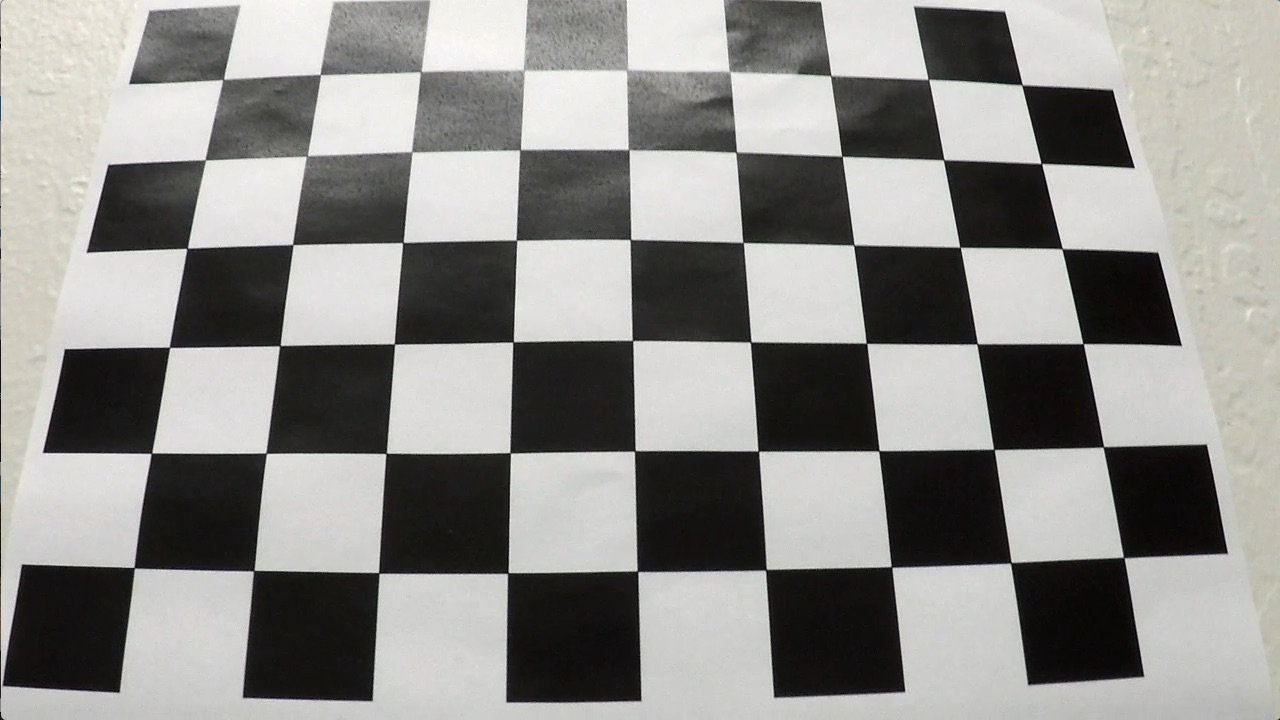
#> input picture output_images/calibration3.jpg, 1280 x 720 px
$ python -i advanced_lane_lines.MASTER.py   (imports and definitions only)   (older library calls are emulated)
#> lines starting #> are read from the running program, lines starting #| are printed output that depends on the picture; after the words box and inside, x2 and y2 are one past the last pixel; in counts of white or black regions, pixels touching at a corner belong together
import numpy as np
import matplotlib.pyplot as plt
import matplotlib.image as mpimg
import glob
import cv2

from os import listdir
from os.path import isfile, join

from moviepy.editor import VideoFileClip

# [72 lines left out: function get_cameracalib, not called in this run]

def RGBconvimg (img, method = 'gray'):
    """
    Function for color transformation of image 'img' according to 'method'

    Input: Image 'img', color transformation method 'method'
    Output: The transformed image 'cvtimg'
    """
#> called with method = 'hls,l'
    cvtimg = {
        'hls':  lambda img: cv2.cvtColor(img, cv2.COLOR_RGB2HLS),
        'hls,h':  lambda img: cv2.cvtColor(img, cv2.COLOR_RGB2HLS)[:,:,0],
        'hls,l':  lambda img: cv2.cvtColor(img, cv2.COLOR_RGB2HLS)[:,:,1],
        'hls,s':  lambda img: cv2.cvtColor(img, cv2.COLOR_RGB2HLS)[:,:,2],
        'hsv':  lambda img: cv2.cvtColor(img, cv2.COLOR_RGB2HSV),
        'hsv,h':  lambda img: cv2.cvtColor(img, cv2.COLOR_RGB2HSV)[:,:,0],
        'hsv,s':  lambda img: cv2.cvtColor(img, cv2.COLOR_RGB2HSV)[:,:,1],
        'hsv,v':  lambda img: cv2.cvtColor(img, cv2.COLOR_RGB2HSV)[:,:,2],
        'bgr':  lambda img: cv2.cvtColor(img, cv2.COLOR_RGB2BGR),
        'gray': lambda img: cv2.cvtColor(img, cv2.COLOR_RGB2GRAY)
    }[method](img)

    return cvtimg

# [138 lines left out: functions calc_curvature, calc_xoffset, plotimg, plot2img, plot_lanelines, gen_img_w_marks, not called in this run]


def abs_sobel_thresh(img, orient='x', sobel_kernel=3, thresh=(0,255), method='gray'):
    """
    Edge detection in x or y direction with according color transformation in certain threshold region

    Input: RGB image 'img', the detection direction 'orient', filter size 'sobel_kernel',
           threshold range 'thresh', color transformation 'method'
    Output: Binary filtered image 'binary_output'
    """
    # Color transformation
    gray = RGBconvimg(img, method=method)
    # Edge detection according to orientation with chosen filter size
    if orient == 'x':
        devimg = cv2.Sobel(gray, cv2.CV_64F, 1, 0, ksize=sobel_kernel)
    elif orient== 'y':
        devimg = cv2.Sobel(gray, cv2.CV_64F, 0, 1, ksize=sobel_kernel)

    # Transformation into image data
    devimg = np.absolute(devimg)
    devimg = np.uint8(255*devimg/np.max(devimg))

    # Filtering based upon threshold range
    binary_output = np.zeros_like(devimg)
    binary_output[(devimg >= thresh[0]) & (devimg <= thresh[1])] = 1

    return binary_output

def mag_thresh(img, sobel_kernel=3, mag_thresh=(0, 255), method='gray'):
    """
    Magnitude calculation of x- and y-edges with according color transformation in certain threshold region

    Input: RGB image 'img', filter size 'sobel_kernel', threshold range 'mag_thresh', color transformation 'method'
    Output: Magnitude binary filtered image 'binary_output'
    """
    # Color transformation
    gray = RGBconvimg(img, method=method)
    # Edge detection in x- and y-direction
    devximg = cv2.Sobel(gray, cv2.CV_64F, 1, 0, ksize=sobel_kernel)
    devyimg = cv2.Sobel(gray, cv2.CV_64F, 0, 1, ksize=sobel_kernel)

    # Magnitude of edge detection calculation and transformation into image data
    absimg = np.sqrt(devximg**2 + devyimg**2 )
    absimg = np.uint8(255*absimg/np.max(absimg))

    # Filtering based upon threshold range
    binary_output = np.zeros_like(absimg)
    binary_output[(absimg >= mag_thresh[0]) & (absimg <= mag_thresh[1])] = 1

    return binary_output

def dir_threshold(img, sobel_kernel=3, dir_thresh=(0, np.pi/2), method='gray'):
    """
    Edge direction calculation with according color transformation in certain threshold region

    Input: RGB image 'img', filter size 'sobel_kernel', threshold range 'dir_thresh', color transformation 'method'
    Output: Edge direction filtered image 'binary_output'
    """
    # Color transformation
    gray = RGBconvimg(img, method=method)
    # Edge detection in x- and y-direction
    devximg = cv2.Sobel(gray, cv2.CV_64F, 1, 0, ksize=sobel_kernel)
    devyimg = cv2.Sobel(gray, cv2.CV_64F, 0, 1, ksize=sobel_kernel)

    # Calculation of direction of the edges
    absximg = np.absolute(devximg)
    absyimg = np.absolute(devyimg)
    dirdevimg = np.arctan2(absyimg, absximg)

    # Filtering based upon direction threshold range
    binary_output = np.zeros_like(dirdevimg)
    binary_output[(dirdevimg >= dir_thresh[0]) & (dirdevimg <= dir_thresh[1])] = 1

    return binary_output

def cut_region_of_interest(img, filterframe):
    """
    Cutting off regions in an image which are not of interest

    Input: Image 'img', frame 'filterframe' surrounding region of interest
    Output: Image 'masked_image'
    """
    mask = np.zeros_like(img)

    # Filter value
    ignore_mask_color = 1.0

    # Filling pixels inside the polygon defined by 'filterframe' with the filter value
    cv2.fillPoly(mask, filterframe, ignore_mask_color)

    # Returning the image only where mask pixels are nonzero
    masked_image = cv2.bitwise_and(img, mask)

    return masked_image


# [54 lines left out: function playground_grad_color, not called in this run]

def my_grad_color_filter (image):
    """
    Filter and color transformation showing most promising results

    Input: RGB Image 'image'
    Output: Binary filtered image 'combined'
    """
    ### First filter definition based upon the l-layer of hls transformation
    method = 'hls,l'
    # Filtering l-image with similar parameters of lecture
    gradx_hls_l = abs_sobel_thresh(image, orient='x', sobel_kernel=3, thresh=(20, 100), method=method)
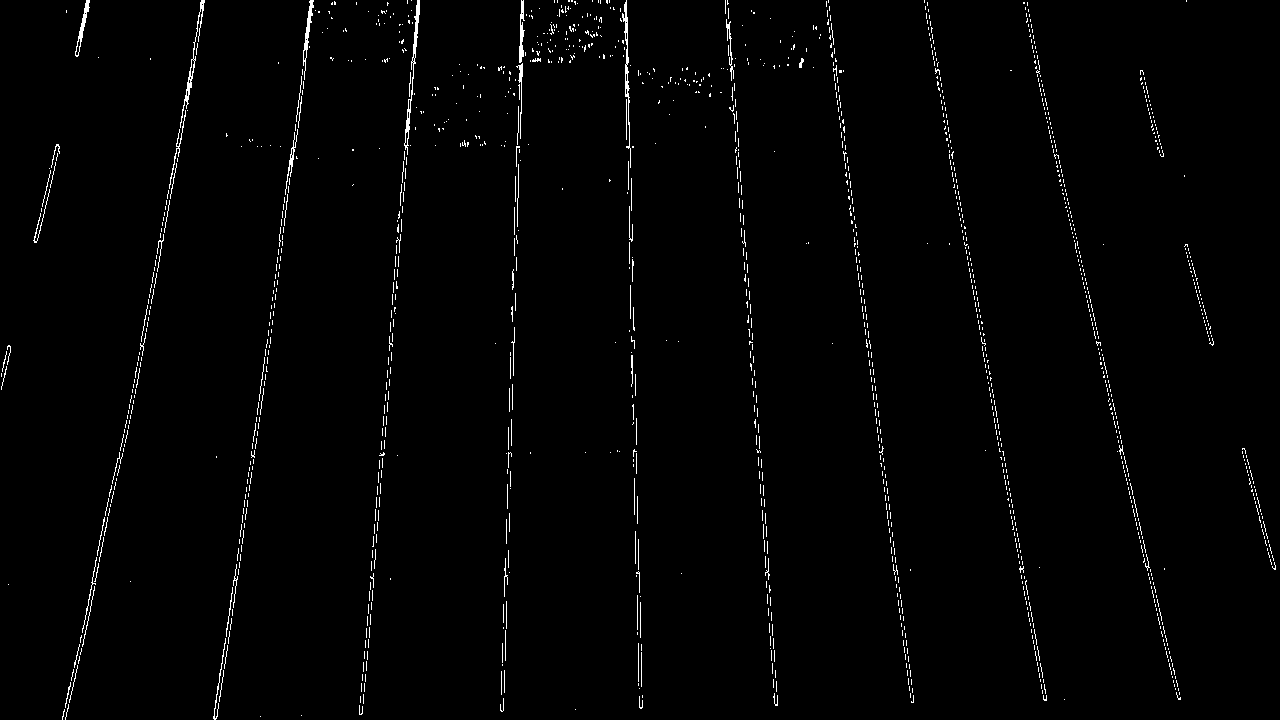
#> gradx_hls_l: shape (720, 1280); values 0 (black) and 1 (white), 1.4% white in thin lines or dots
    grady_hls_l = abs_sobel_thresh(image, orient='y', sobel_kernel=3, thresh=(20, 100), method=method)
#> grady_hls_l: shape (720, 1280); values 0 (black) and 1 (white), 2.5% white in thin lines or dots
    mag_binary_hls_l = mag_thresh(image, sobel_kernel=3, mag_thresh=(30,100), method=method)
#> mag_binary_hls_l: shape (720, 1280); values 0 (black) and 1 (white), 2.4% white in thin lines or dots
    dir_binary_hls_l = dir_threshold(image, sobel_kernel=15, dir_thresh=(0.7, 1.3), method=method)
#> dir_binary_hls_l: shape (720, 1280) float64; values 0 (black) and 1 (white), 32.3% white in thin lines or dots
    # Combining filters like lecture as they showed best result
    combined_hls_l  = np.zeros_like(dir_binary_hls_l)
    combined_hls_l[((gradx_hls_l == 1) & (grady_hls_l == 1)) | ((mag_binary_hls_l == 1) & (dir_binary_hls_l == 1))] = 1
    ### Second filter definition based upon the s-layer of hls transformation
    method = 'hls,s'
    # Filtering s-image, parameter of gradients have been lowered for better results
    gradx_hls_s = abs_sobel_thresh(image, orient='x', sobel_kernel=3, thresh=(5, 100), method=method)
#> gradx_hls_s: shape (720, 1280); values 0 (black) and 1 (white), 16.3% white in thin lines or dots
    grady_hls_s = abs_sobel_thresh(image, orient='y', sobel_kernel=3, thresh=(5, 100), method=method)
#> grady_hls_s: shape (720, 1280); values 0 (black) and 1 (white), 26.6% white; 7316 white regions (5751 under 20 px), largest, box (x1, y1, x2, y2) and area: (866, 218, 1274, 652) 35183, (88, 541, 638, 612) 8333, (938, 46, 1184, 136) 5305
    mag_binary_hls_s = mag_thresh(image, sobel_kernel=3, mag_thresh=(30,100), method=method)
#> mag_binary_hls_s: shape (720, 1280); values 0 (black) and 1 (white), 1.2% white in thin lines or dots
    dir_binary_hls_s = dir_threshold(image, sobel_kernel=15, dir_thresh=(0.7, 1.3), method=method)
#> call 2 of dir_threshold, with sobel_kernel = 15, dir_thresh = (0.7, 1.3), method = 'hls,s'
#> in dir_threshold (call 2), `dirdevimg = np.arctan2(absyimg, absximg)`:
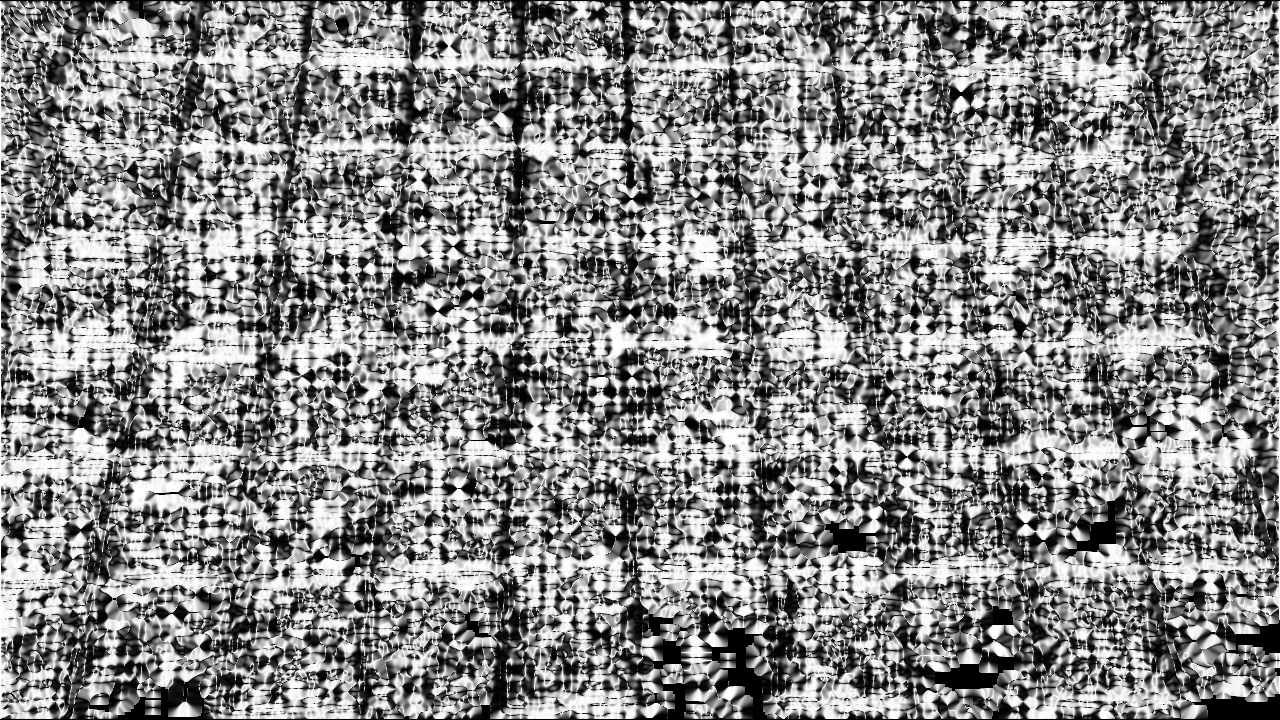
#> dirdevimg: shape (720, 1280) float64; min 0, max 1.57, mean 0.84; drawn with min black and max white
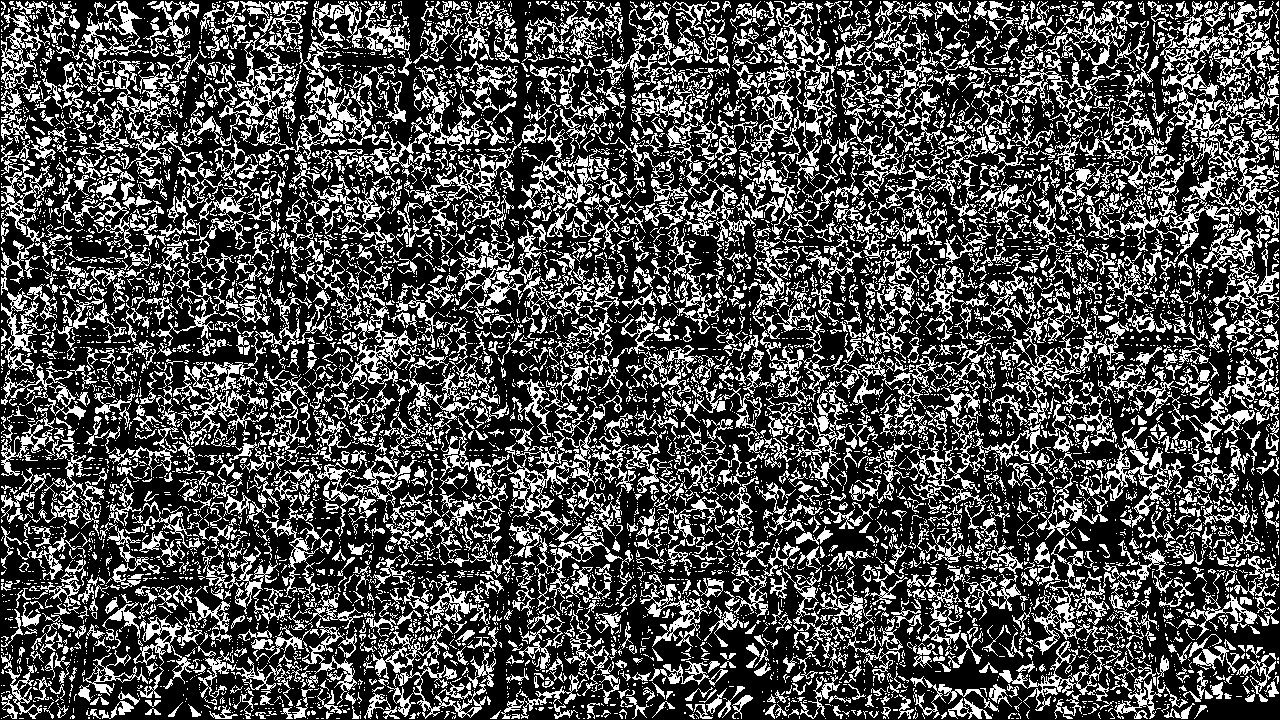
#> dir_binary_hls_s: shape (720, 1280) float64; values 0 (black) and 1 (white), 30.7% white in thin lines or dots
#> in process_images, `filtered_image = my_grad_color_filter(image)`: filtered_image: shape (720, 1280) float64; values 0 (black) and 1 (white), 7.5% white in thin lines or dots
    # Combining filters like lecture as they showed best result
    combined_hls_s  = np.zeros_like(dir_binary_hls_s)
    combined_hls_s[((gradx_hls_s == 1) & (grady_hls_s == 1)) | ((mag_binary_hls_s == 1) & (dir_binary_hls_s == 1))] = 1

    # Combining both filters
    combined  = np.zeros_like(combined_hls_s)
    combined[((combined_hls_l == 1) | (combined_hls_s == 1))] = 1

    # Optional print out for better analysis;
    # !!! To be switched off during movie generation!!!
    if 0:
        f, ((ax1, ax2), (ax3, ax4), (ax5, ax6), (ax7, ax8), (ax9, ax10)) = plt.subplots(5, 2, figsize=(24, 9), num=10)
        f.tight_layout()
        ax1.imshow(image)
        ax1.set_title('Original Image', fontsize=20)
        ax2.imshow(combined, cmap='gray')
        ax2.set_title('Combined Image', fontsize=20)
        ax3.imshow(gradx_hls_l, cmap='gray')
        ax3.set_title('Gradx, hls_l', fontsize=20)
        ax4.imshow(grady_hls_l, cmap='gray')
        ax4.set_title('Grady, hls_l', fontsize=20)
        ax5.imshow(gradx_hls_s, cmap='gray')
        ax5.set_title('Gradx, hls_s', fontsize=20)
        ax6.imshow(grady_hls_s, cmap='gray')
        ax6.set_title('Grady, hls_s', fontsize=20)
        ax7.imshow(mag_binary_hls_l, cmap='gray')
        ax7.set_title('Magnitude Gradient Image, hls_l', fontsize=20)
        ax8.imshow(dir_binary_hls_l, cmap='gray')
        ax8.set_title('Directed Gradient Image, hls_l', fontsize=20)
        ax9.imshow(mag_binary_hls_s, cmap='gray')
        ax9.set_title('Magnitude Gradient Image, hls_s', fontsize=20)
        ax10.imshow(dir_binary_hls_s, cmap='gray')
        ax10.set_title('Directed Gradient Image, hls_s', fontsize=20)

        plt.show()

    return combined

def corners_unwarp(img):
    """
    Warping image by just considering region of interest

    Input: Image 'img'
    Output: Warped image 'warped', transformation matrix 'M' and its inverse 'Minv'
    """
    imgx = img.shape[1]
#> imgx = 1280
    imgy = img.shape[0]
#> imgy = 720
    # Definition of trapezoid to cut off sides of the road and the top above vanishing point
    frame_vertices = np.array([[(0, imgy), (555,450), (735,450), (imgx,imgy)]], dtype=np.int32)
    # Cutting of areas
    img = cut_region_of_interest(img, frame_vertices)
#> in cut_region_of_interest, `cv2.fillPoly(mask, filterframe, ignore_mask_color)`: mask: shape (720, 1280) float64; values 0 (black) and 1 (white), 21.4% white; 1 white region, box (x1, y1, x2, y2) and area: (2, 450, 1279, 720) 197109
#> in cut_region_of_interest, `masked_image = cv2.bitwise_and(img, mask)`: masked_image: shape (720, 1280) float64; values 0 (black) and 1 (white), 1.4% white in thin lines or dots, all inside (x1, y1, x2, y2) = (6, 450, 1187, 719)
    ## Definition of rectangle inside of image to be transformed
    #src = np.float32([[0,720], [575,455], [705,455], [1280,720]])
    #src = np.float32([[-640,720], [576,440], [704,440], [1920,720]])
    #src = np.float32([[-320,720], [592,440], [688,440], [1600,720]])
    src = np.float32([[-320,720], [558,450], [722,450], [1600,720]])
    ## Definition of target rectangle (full image area)
    #dst = np.float32([[0,720], [0,0], [1280,0], [1280,720]])
    dst = np.float32([[0,720], [0,0], [1280,0], [1280,720]])

    # Calculation of tranformation matrices
    M    = cv2.getPerspectiveTransform(src, dst)
    Minv = cv2.getPerspectiveTransform(dst, src)
    # Image transformation
    warped = cv2.warpPerspective(img, M, (imgx, imgy), flags=cv2.INTER_LINEAR)
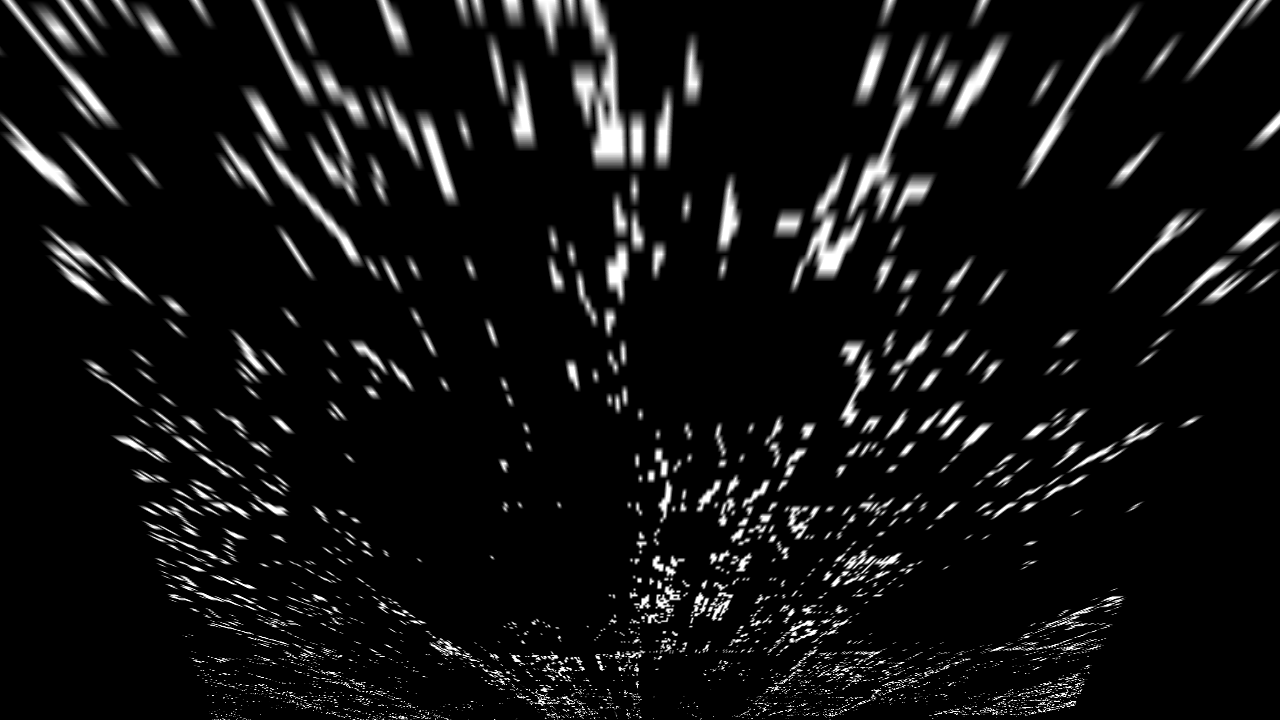
#> warped: shape (720, 1280) float64; min 0, max 1, mean 0.0681

    return warped, M, Minv

# [283 lines left out: functions lineidx_detection_per_window, lineidx_detection_per_fit, sanity_check, process_single_image, not called in this run]
    # Uncomment if you want to get all pictures immediately but have a final look at them
    #input('Press Enter to quit')


def process_images(image):
    """
    Function for processing consecutive images of a movie

    Input: RGB Image 'image'
    Output: Image with masked lane area and curvature, offset information ('marked_image')
    """

    # Information if the first image has been analyzed => use search area method
    global first_pic_done
    # Storage of parameter for polynom of lines
    global left_fit_glob
    global right_fit_glob

    # Chosen camera matrix and distortion values
    mtx = np.array([[  1.15396093e+03,   0.00000000e+00,   6.69705359e+02],
           [  0.00000000e+00,   1.14802495e+03,   3.85656232e+02],
           [  0.00000000e+00,   0.00000000e+00,   1.00000000e+00]])
    dist = np.array([[ -2.41017968e-01,  -5.30720497e-02,  -1.15810318e-03,  -1.28318543e-04, 2.67124302e-02]])

    # Undistorting image
    image = cv2.undistort(image, mtx, dist, None, mtx)

    # Color transformation and filtering according to best method evaluated
    filtered_image = my_grad_color_filter(image)

    # Warping image
    birdimage, perspective_M, Minv = corners_unwarp(filtered_image)
#> perspective_M = [[-0.463, -1.51, 936.5], [-4.26e-16, -1.85, 834], [-3.03e-19, -0.00235, 1]]; Minv = [[0.128, -0.813, 558], [-9.1e-17, -0.54, 450], [-2.02e-19, -0.00127, 1]]

    # Identify the x and y positions of all nonzero pixels in the image
    nonzero = birdimage.nonzero()
#> nonzero = 150452 positions, rows 0 to 719, columns 0 to 1279
    nonzeroy = np.array(nonzero[0])
    nonzerox = np.array(nonzero[1])

    # Transforming one-dimensional birds view image into 3-dim image
    out_img = np.uint8(np.dstack((birdimage, birdimage, birdimage))*255)

    # Choosing either window method (first picture) or search area (all other pictures) for lane line detection
#> (the run stopped early here; a loop or call above may not have finished)
